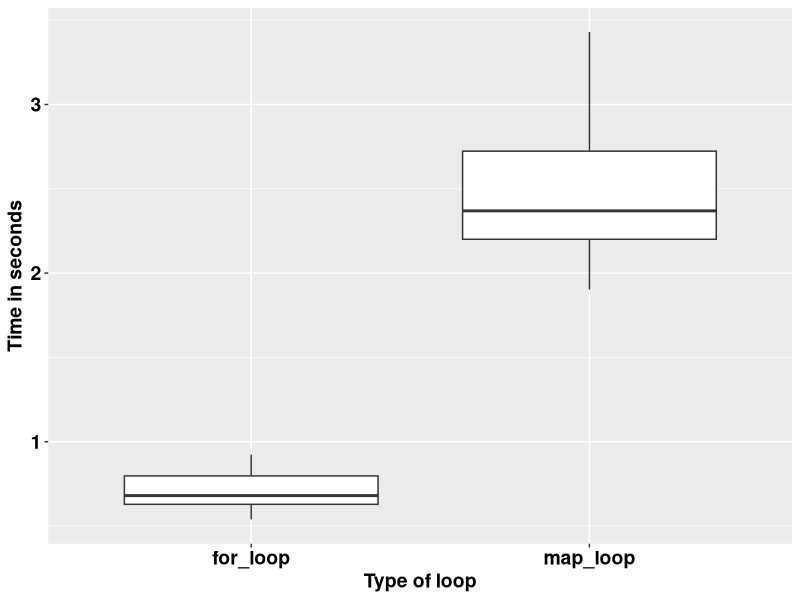

The R script that drew this image:
## ---- chunk 1
knitr::opts_chunk$set(echo = TRUE)
## ---- chunk 2
square <- function(a) a**2
square(3)
## ---- chunk 3
square <- function(b){ # Create the function name, called square
  b**2
}
square(3)
## ---- chunk 4
square <- function(c){ 
  product <- c**2
  return(product)
}
square(3)
## ---- chunk 5
square <- function(d){
  product <- d**2
  print(product)
}
square(5)
## ---- chunk 6
square <- function(e){
  product <- e**2
  (product)
}
square(9)
## ---- chunk 7
square <- function(f){
  product <- f**2
  show(product)
}
square(9)
## ---- chunk 8
square_root <- function(b){
  product <- b^0.5 # The square root of a number is the number raised to power half
  return(product/2)
}
square_root(9)
## ---- chunk 9
square_root
## ---- chunk 10
square(-10:10)
## ---- chunk 11
square_root(c(-26, 1:15, 158))
## ---- chunk 12
m <- list(12, 18, 345)
square_root(m[[2]])
## ---- chunk 13
rescale <- function(x){
  m <- mean(x)
  s <- sd(x)
  (x - m) / s
}
rescale(c(-52, 58, 46, 99))
## ---- chunk 14
rescale <- function(x, only_translate){
  m <- mean(x)
  translated <- x - m
  if (only_translate) return(translated)
  s <- sd(x)
  translated / s
}

rescale(x = 1:6, only_translate = TRUE)
## ---- chunk 15
rescale <- function(x, only_translate){
  m <- mean(x)
  translated <- x - m
  if (only_translate) return(translated)
  s <- sd(x)
  translated / s
}

rescale(x = 1:4, only_translate = FALSE)
## ---- chunk 16
rescale(only_translate = TRUE, x = 1:4)
## ---- chunk 17
rescale(x = 1:4, TRUE)
rescale(TRUE, x = 1:4)
rescale(1:4, only_translate = T)
rescale(only_translate = T, 1:4)
## ---- chunk 18
rescale(1:4, o = T)
rescale(o = T, 1:4)
## ---- chunk 19
rescale <- function(x, only_translate = FALSE){
  m <- mean(x)
  translated <- x - m
  if(only_translate) return(translated)
  s <- sd(x)
  translated / s
}
## ---- chunk 20
rescale(1:4) # This runs with only_translate being taken as FALSE by default.
## ---- chunk 21
rescale <- function(x, ...){
  m <- mean(x, ...)
  s <- sd(x, ...)
  (x - m) / s
}

rescale(1:4) # 
## ---- chunk 22
x <- c(NA, 1:3)
rescale(x)
## ---- chunk 23
x <- c(NA, 1:3)
rescale(x, na.rm = TRUE)
## ---- chunk 24
some_function <- function(x) x
other_function <- function(x, ...) x
# some_function(1:4, foo = "bar") # This does not run because there was no allowance.
other_function(1:4, foo = "bar")

## ---- chunk 25
f <- function(...) list(...)
g <- function(x, y, ...) f(...)
g(x = 1, y = 2, z = 3, w = 4)
## ---- chunk 26
compare_rasters <- function(x) {
  if (sum(x > 0.5, na.rm = TRUE) > 7) {
    return(1)
  } else {
    return(0)
  }
  
}
## ---- chunk 27
library(tidyverse)
volumes <- rnorm(1000000)

for_loop <- vector()

for (k in 1:20) {
  for_loop[k] <- system.time(for (i in 1:length(volumes)) {
    2.3 * volumes[i] ^ 9
  })
}

map_loop <- vector()
for (j in 1:20) {
  map_loop[j] <- system.time(map_vec(volumes, \(x) 2.3 * x ^ 9))
}
## ---- chunk 28
data.frame(for_loop = for_loop, map_loop = map_loop) %>% 
  gather(key = "key", value = "value") %>% 
  ggplot(aes(key, value)) +
  geom_boxplot() +
  labs(x = "Type of loop",
       y = "Time in seconds") +
  theme(text = element_text(size = 14, face = "bold", colour = "black")) +
  theme(axis.text = element_text(size = 14, face = "bold", colour = "black"))
## ---- chunk 29
library(stringr)
library(lubridate)

vec <- c("Today is 23 Sept 2023")

# The task is to get the date information and make it a date object.

pattern <- "\\d{1,2}th \\[A-Za-z]+ \\d{4}"

date_object <- str_extract(vec, pattern)

date_object <- str_replace(date_object, "th", "")

date_object <- str_replace(date_object, "Sept", "9")

date_object <- dmy(date_object)

print(date_object)
